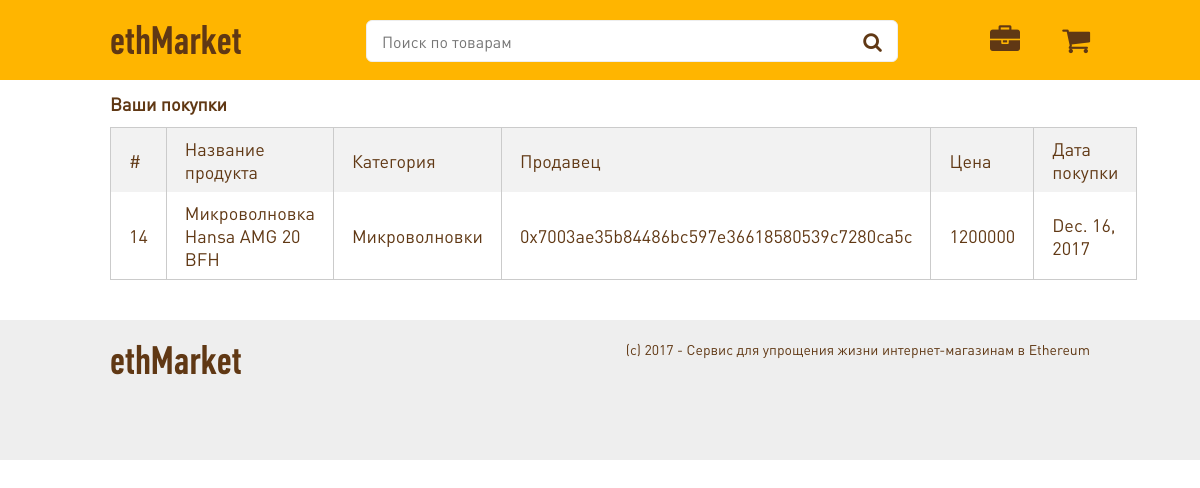
The page /customer/0x7003ae35b84486bc597e36618580539c7280ca5c on the database its author committed.
### main/models.py (models this page shows, shortened)
class Products(models.Model):
    address = models.CharField(max_length=255)
    name = models.CharField(max_length=255)
    image = models.CharField(max_length=255)
    category = models.ForeignKey(Categories, on_delete=models.CASCADE)
    owner = models.ForeignKey(EthUsers, on_delete=models.CASCADE)
    price = models.IntegerField()
    last_price_date = models.DateField()

class Categories(models.Model):
    name = models.CharField(max_length=42)

class EthUsers(models.Model):
    address = models.CharField(max_length=42)
    def __str__(self):
        return '%s' % self.address

### main/views.py (the view)
# urls.py: url(r'^customer/(?P<user_address>\w+)$', views.boughtHistory),
def boughtHistory(request, user_address):
    user = get_object_or_404(EthUsers, address=user_address)
    bought = UserBought.objects.filter(user=user)
    if bought:
        context = {
            'user':user,
            'products':bought[0].products.all()
        }
    else:
        context = {}
    return render(request, 'bought_history.html', context)

### main/templates/bought_history.html (shortened to what this page needs)
{% extends 'base.html' %}
{% block bought_history %}
<div class="table">
    <div class="wrapper">
        <h1>Ваши покупки</h1>
        {% if products %}
        <table>
            <tr>
                <td>#</td>
                <td>Название продукта</td>
                <td>Категория</td>
                <td>Продавец</td>
                <td>Цена</td>
                <td>Дата покупки</td>
            </tr>
            {% for product in products %}
                <tr>
                    <td scope="row">{{product.id}}</td>
                    <td>{{product.name}}</td>
                    <td>{{product.category.name}}</td>
                    <td>{{product.owner}}</td>
                    <td>{{product.price}}</td>
                    <td>{{product.last_price_date}}</td>
                </tr>
            {% endfor %}
        </table>
        {% else %}
            <p style="text-align:center">У вас еще нет покупок :(</p>
        {% endif %}
    </div>
</div>
{% endblock %}

### static/css/style.css (style rules this page uses)
* { font-family: 'DINPro-Regular'; font-size:18px; }
body, html { margin: 0; padding: 0; height: 100%; position: relative; word-wrap: break-word; color:#603814; }
.wrapper { max-width:980px; margin:0 auto; position: relative; }
table { border-collapse: collapse; border-spacing: 0; empty-cells: show; border: 1px solid #cbcbcb; }
table td, table th { border-left: 1px solid #cbcbcb; border-width: 0 0 0 1px; font-size: inherit; margin: 0; overflow: visible; padding: 0.5em 1em; }
table td:first-child, table th:first-child { border-left-width: 0; }
table tr:nth-child(even) { background-color: transparent; }
table tr:nth-child(odd) { background-color: #f2f2f2; }
.table { padding-bottom:40px; }
.table table { width:100%; }

### rows shown on the page
Products: id "14", name "Микроволновка Hansa AMG 20 BFH", category.name "Микроволновки", owner "0x7003ae35b84486bc597e36618580539c7280ca5c", price "1200000", last_price_date "Dec. 16, 2017"
